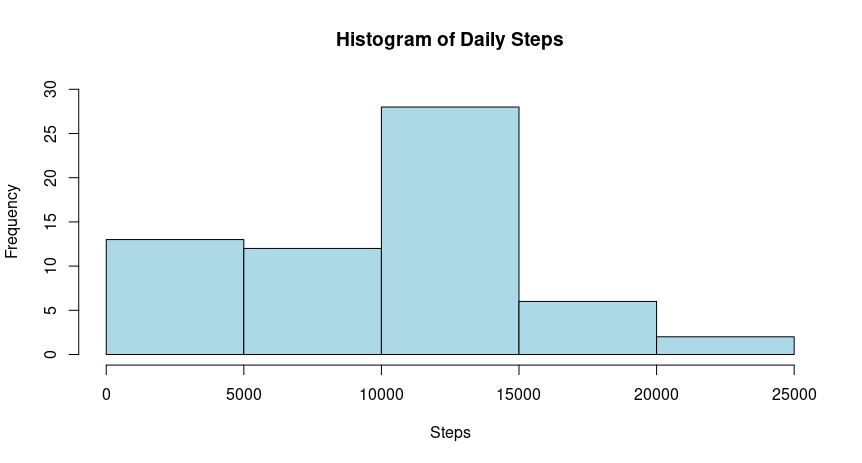

The script that drew this image:
stepsPerDay <- activity %>%
  group_by(date) %>%
  summarize(sumsteps = sum(steps, na.rm = TRUE)) 

hist(stepsPerDay$sumsteps, main = "Histogram of Daily Steps", 
     col="lightblue", xlab="Steps", ylim = c(0,30))

meanPreNA <- round(mean(stepsPerDay$sumsteps))
medianPreNA <- round(median(stepsPerDay$sumsteps))

print(paste("The mean is: ", meanPreNA))
print(paste("The median is: ", medianPreNA))
